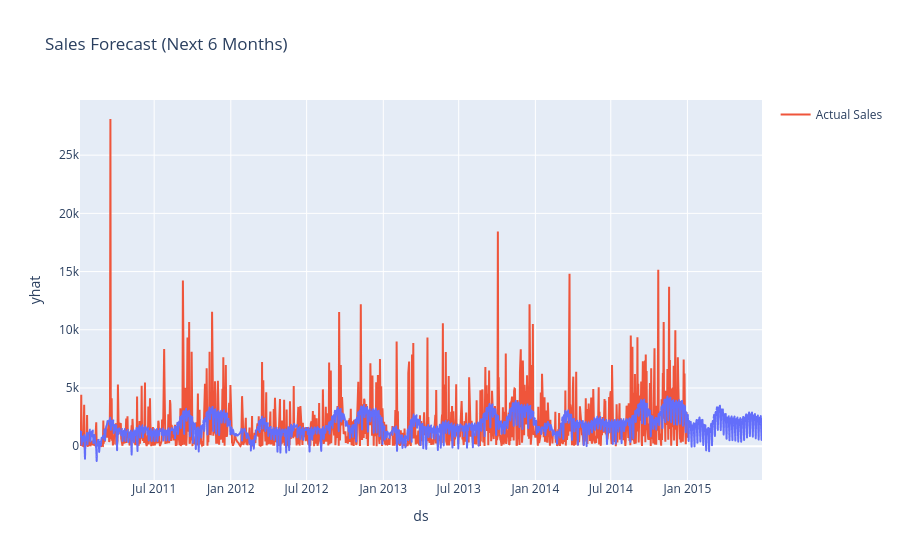

The cell this chart's notebook holds for it:
### Code cell
# -----------------------------
# 5. Sales Forecasting (Prophet)
# -----------------------------
forecast_df = df.groupby('Order Date')['Sales'].sum().reset_index()
forecast_df = forecast_df.rename(columns={"Order Date": "ds", "Sales": "y"})

model = Prophet()
model.fit(forecast_df)

future = model.make_future_dataframe(periods=180)  # 6 months ahead
forecast = model.predict(future)

fig = px.line(forecast, x='ds', y='yhat', title="Sales Forecast (Next 6 Months)")
fig.add_scatter(x=forecast_df['ds'], y=forecast_df['y'], mode='lines', name="Actual Sales")
fig.show()

### Figure 1 — Plotly figure (JSON) as saved in the notebook; plotly's stock layout.template omitted (floating-point values rounded to 4 significant figures; data arrays with more than 128 entries replaced by an {"elided": "..."} marker saying what was removed)
{"data": [{"hovertemplate": "ds=%{x}<br>yhat=%{y}<extra></extra>", "legendgroup": "", "line": {"color": "#636efa", "dash": "solid"}, "marker": {"symbol": "circle"}, "mode": "lines", "name": "", "showlegend": false, "type": "scattergl", "x": {"elided": "1418 str values"}, "xaxis": "x", "y": {"elided": "1418 float values"}, "yaxis": "y"}, {"mode": "lines", "name": "Actual Sales", "type": "scatter", "x": {"elided": "1238 str values"}, "y": {"elided": "1238 float values"}}], "layout": {"legend": {"tracegroupgap": 0}, "title": {"text": "Sales Forecast (Next 6 Months)"}, "xaxis": {"anchor": "y", "domain": [0, 1], "title": {"text": "ds"}}, "yaxis": {"anchor": "x", "domain": [0, 1], "title": {"text": "yhat"}}}}
